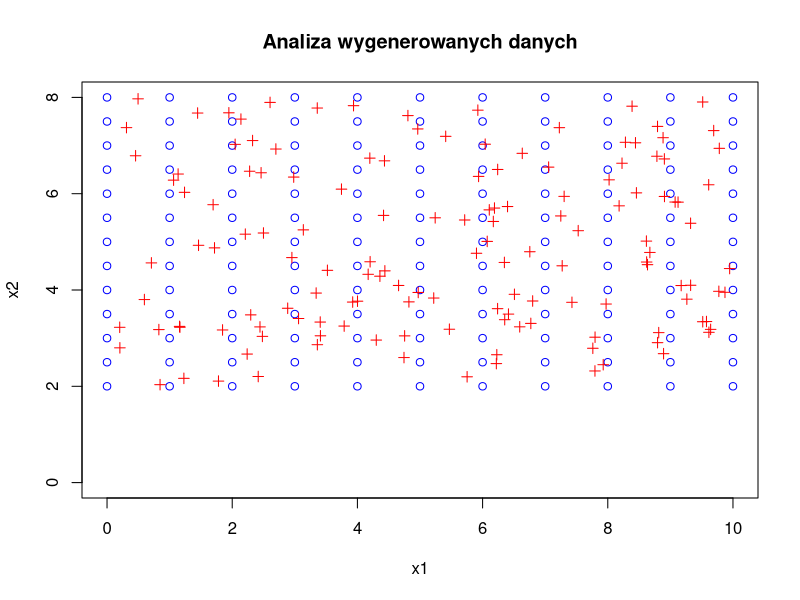

This figure's R source:
#Inicjalizacja bufora
png("dane.png", width=600, height=600);

#Dane
uczace_calosc <- read.csv(file="uczace.csv", header=TRUE, sep=";")
x1 <- uczace_calosc$x1
x2 <- uczace_calosc$x2

testX1 <- uczace_calosc$randX1
testX2 <- uczace_calosc$randX2

# Nagłówki
mainTitle <- "Analiza wygenerowanych danych"
labelX <- "x1"
labelY <- "x2"
limitX <- c(0, max(x1))
limitY <- c(0, max(x2))

#Ukrycie punktów i osi
axisType <- "p"
axisX <- "l"
axisY <- "l"
axis1color <- "blue"
axis2color <- "red"

#struktura bazowa grafiki
plot(
    x = x1,
    y = x2,
    main = mainTitle,
    xlab = labelX,
    ylab = labelY,
    xlim = limitX,
    ylim = limitY,
    type = axisType,
    xaxt = axisX,
    yaxt = axisY,
    col  = axis1color
);

points(
    x = testX1,
    y = testX2,
    type = axisType,
    xaxt = axisX,
    yaxt = axisY,
    col  = axis2color,
    pch  = 3,
    cex = 1
);

#Zamkniecie bufora w celu zapisu pliku
dev.off();




